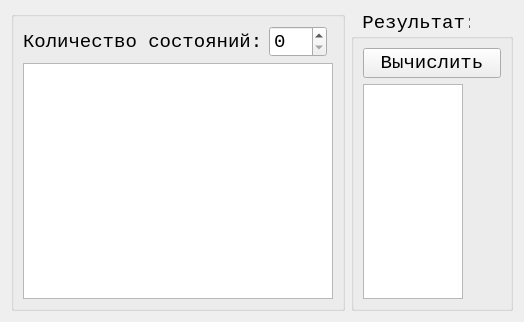
<?xml version="1.0" encoding="UTF-8"?>
<ui version="4.0">
 <class>Form</class>
 <widget class="QWidget" name="Form">
  <property name="geometry">
   <rect>
    <x>0</x>
    <y>0</y>
    <width>516</width>
    <height>322</height>
   </rect>
  </property>
  <property name="windowTitle">
   <string>lab02 Markov process</string>
  </property>
  <property name="autoFillBackground">
   <bool>false</bool>
  </property>
  <layout class="QGridLayout" name="gridLayout">
   <item row="1" column="0">
    <widget class="QGroupBox" name="groupBox">
     <property name="font">
      <font>
       <family>Courier New</family>
       <pointsize>14</pointsize>
      </font>
     </property>
     <property name="title">
      <string/>
     </property>
     <layout class="QGridLayout" name="gridLayout_2">
      <item row="0" column="0">
       <widget class="QLabel" name="labelStatesCount">
        <property name="sizePolicy">
         <sizepolicy hsizetype="Minimum" vsizetype="Preferred">
          <horstretch>0</horstretch>
          <verstretch>0</verstretch>
         </sizepolicy>
        </property>
        <property name="font">
         <font>
          <family>Courier New</family>
          <pointsize>14</pointsize>
         </font>
        </property>
        <property name="text">
         <string>Количество состояний:</string>
        </property>
       </widget>
      </item>
      <item row="0" column="1">
       <widget class="QSpinBox" name="spinBoxStatesCount"/>
      </item>
      <item row="0" column="2">
       <spacer name="horizontalSpacer">
        <property name="orientation">
         <enum>Qt::Horizontal</enum>
        </property>
        <property name="sizeHint" stdset="0">
         <size>
          <width>40</width>
          <height>20</height>
         </size>
        </property>
       </spacer>
      </item>
      <item row="1" column="0" colspan="3">
       <widget class="QTableWidget" name="tableWidgetMatrix"/>
      </item>
     </layout>
    </widget>
   </item>
   <item row="1" column="1">
    <widget class="QGroupBox" name="groupBox_2">
     <property name="sizePolicy">
      <sizepolicy hsizetype="Fixed" vsizetype="Preferred">
       <horstretch>0</horstretch>
       <verstretch>0</verstretch>
      </sizepolicy>
     </property>
     <property name="font">
      <font>
       <family>Courier New</family>
       <pointsize>14</pointsize>
      </font>
     </property>
     <property name="title">
      <string> Результат:</string>
     </property>
     <layout class="QVBoxLayout" name="verticalLayout">
      <item>
       <widget class="QPushButton" name="pushButtonSolve">
        <property name="font">
         <font>
          <family>Courier New</family>
          <pointsize>14</pointsize>
         </font>
        </property>
        <property name="text">
         <string>Вычислить</string>
        </property>
       </widget>
      </item>
      <item>
       <widget class="QListWidget" name="listWidgetSolution">
        <property name="maximumSize">
         <size>
          <width>100</width>
          <height>16777215</height>
         </size>
        </property>
       </widget>
      </item>
     </layout>
    </widget>
   </item>
  </layout>
 </widget>
 <resources/>
 <connections/>
</ui>
